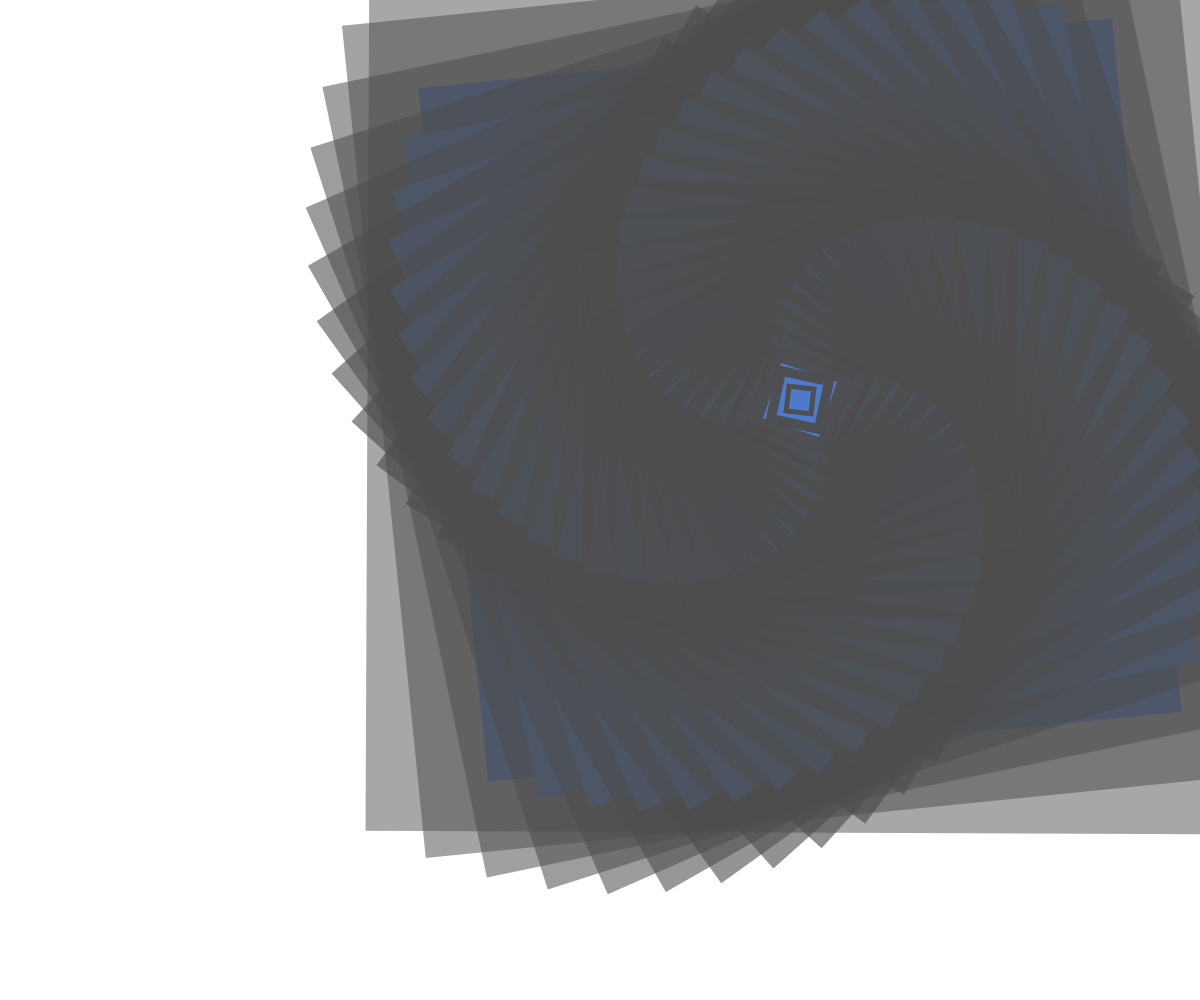
Frame 1 (no input)
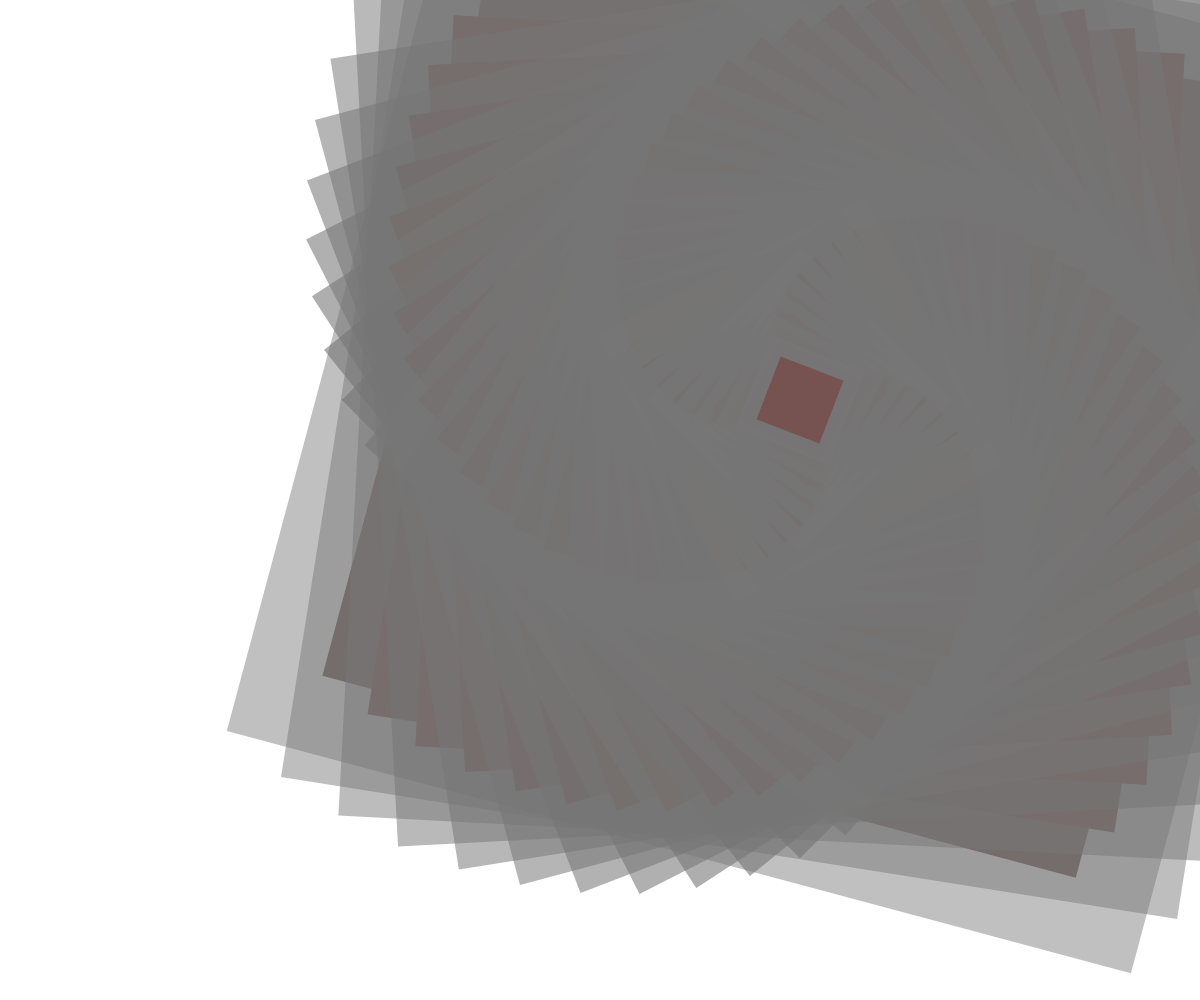
Frame 60 (no input)
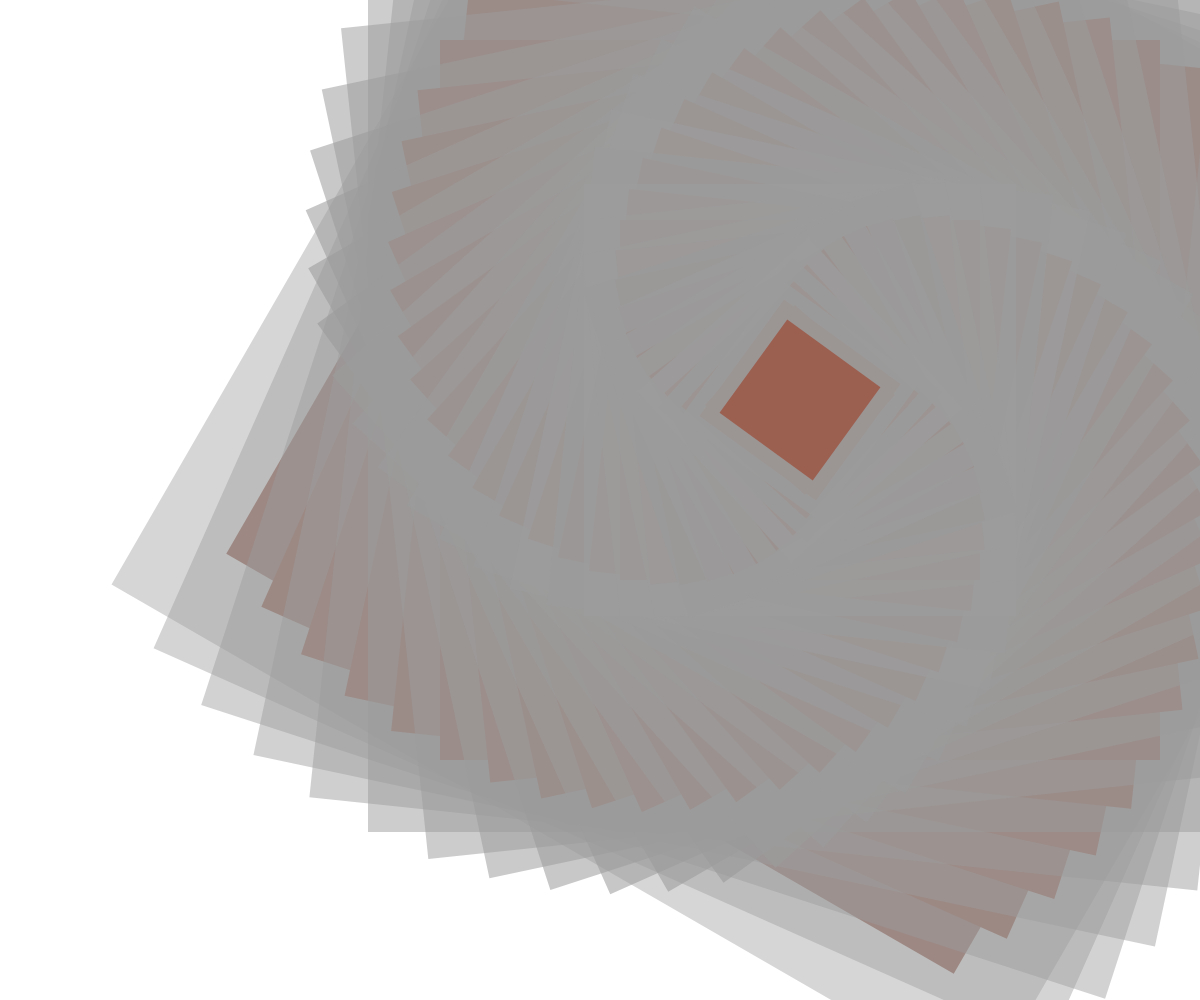
Frame 120 (the mouse pressed at the canvas centre since frame 60)

The p5.js sketch that drew these frames (run headless with seeded random() and noise() and a simulated clock; from frame 60 on, the mouse is pressed at the canvas centre):

// p5.js sketch
// ── sketch.js
var untwist = 4;
var t;

function setup() {
  createCanvas(windowWidth, windowHeight);
  angleMode(DEGREES);
  rectMode(CENTER);
  noFill();
  t = 100;
}

function draw(){
  background(255);
  translate(800,400);
 //translate(windowWidth,windowHeight); 

  var r = 255 * noise(t+10);
  var g = 255 * noise(t+15);
  var b = 255 * noise(t+20);
  
  var i = 30;
  
  while(i > 0){
    push();
    var sz = (frameCount + i*windowWidth/50) % windowWidth
    rotate (sz/(untwist));
    strokeWeight(sz/5);
    stroke(r,map(sz,0,windowWidth*1.2, 255, 0));
    rect(0,0,sz,sz);
    pop();
    i = i-1;
    t = t + 0.001;
    
    fill(r,g,b);
  }
}
